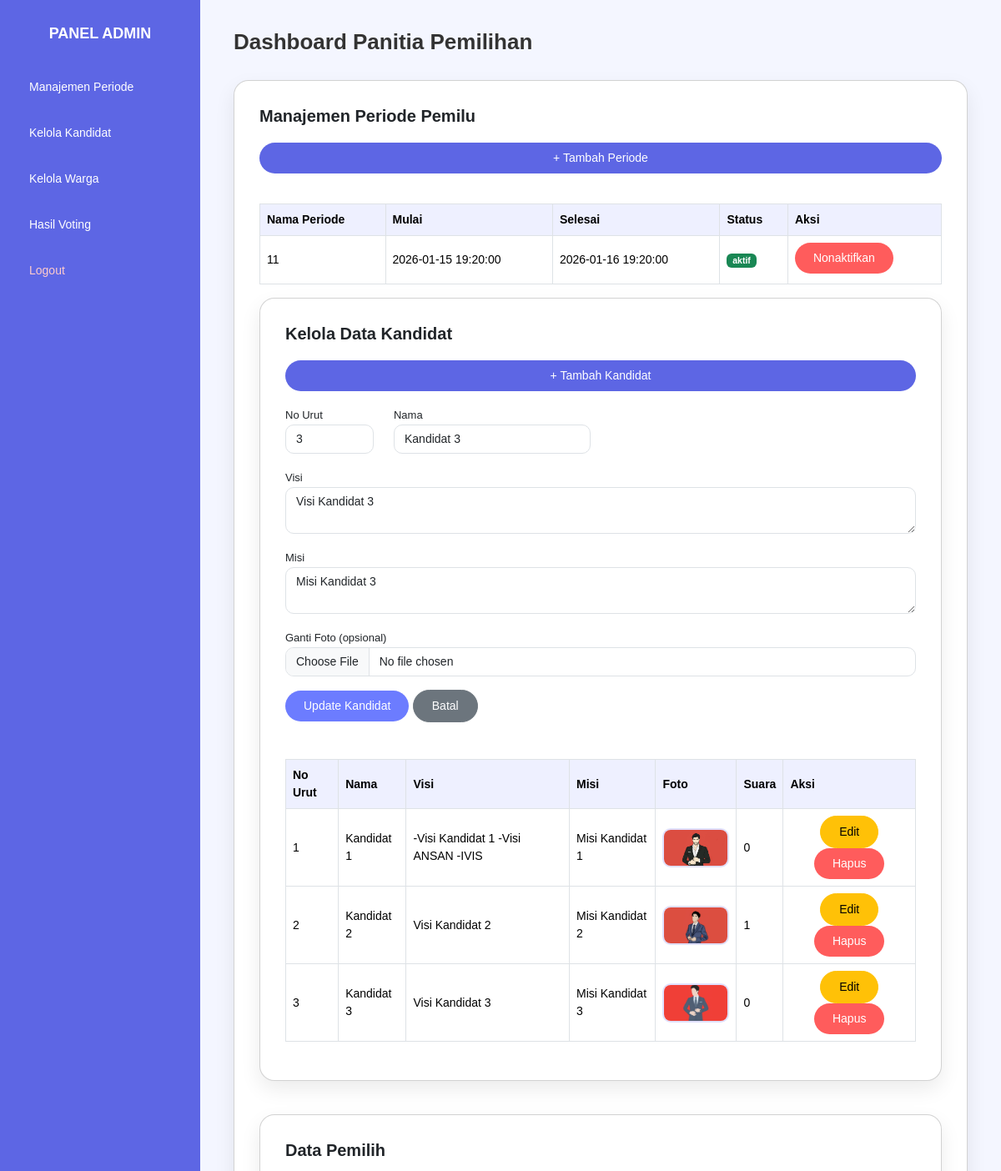
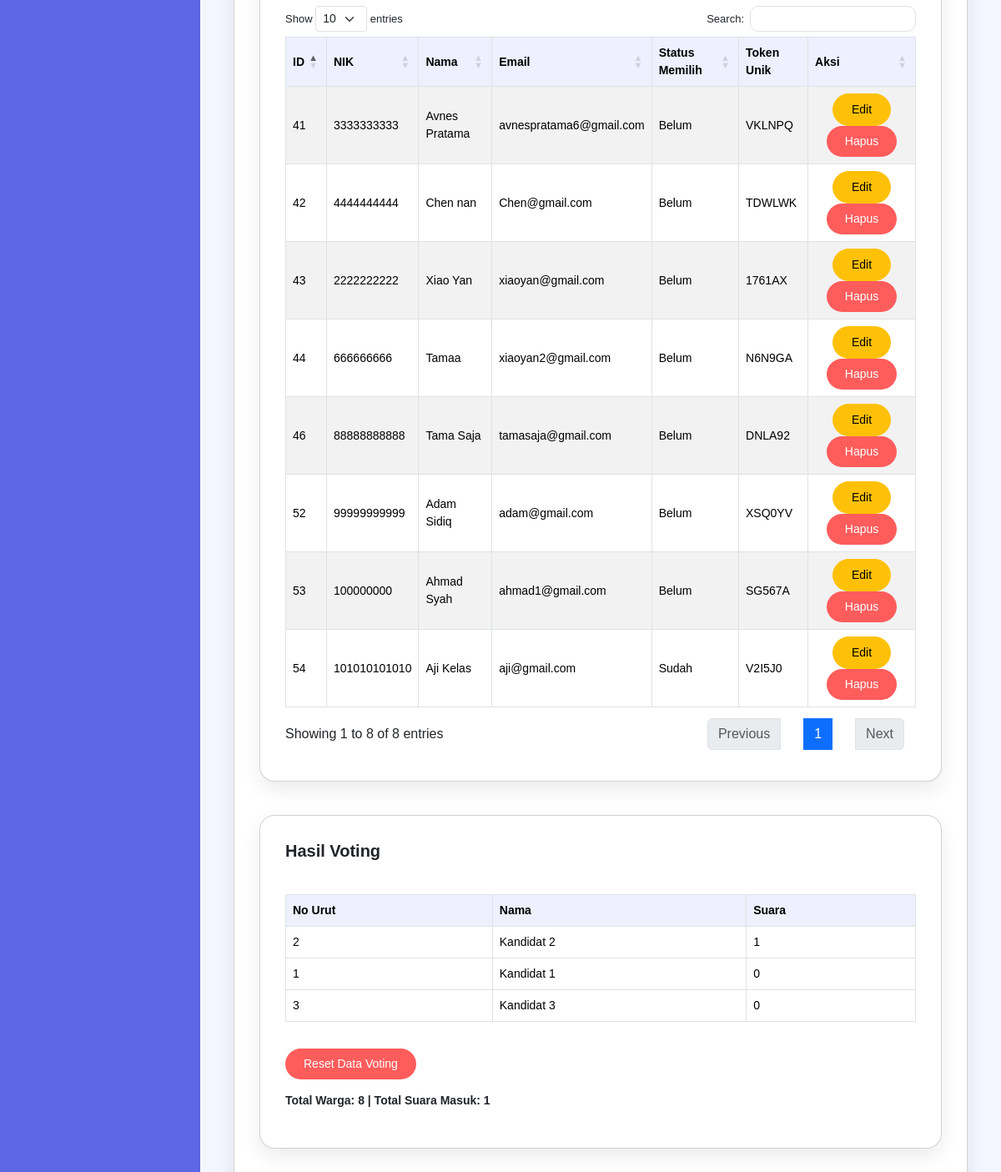
The page /panitia.php?edit_kandidat=69 (signed in) on the database its author committed (2 pictures, top to bottom).
### tables this page shows
CREATE TABLE `periode_pemilu` (
  `id` int(11) NOT NULL,
  `nama_periode` varchar(100) NOT NULL,
  `start_datetime` datetime NOT NULL,
  `end_datetime` datetime NOT NULL,
  `status` enum('aktif','nonaktif') DEFAULT 'nonaktif'
);

CREATE TABLE `kandidat` (
  `id` int(11) NOT NULL,
  `no_urut` int(11) DEFAULT NULL,
  `nama` varchar(100) DEFAULT NULL,
  `visi` text DEFAULT NULL,
  `misi` text DEFAULT NULL,
  `foto` varchar(255) DEFAULT NULL,
  `suara` int(11) DEFAULT 0
);

CREATE TABLE `user` (
  `id` int(11) NOT NULL,
  `nik` varchar(16) NOT NULL,
  `nama` varchar(100) NOT NULL,
  `email` varchar(50) NOT NULL,
  `password` varchar(255) NOT NULL,
  `role` varchar(50) NOT NULL,
  `sudah_memilih` tinyint(1) NOT NULL DEFAULT 0,
  `kode_unik` varchar(6) DEFAULT NULL
);

### Panitia.php (the view, shortened to what this page needs)
<?php
include "koneksi.php";
$editKandidat = null;
if (isset($_GET['edit_kandidat'])) {
    $id = $_GET['edit_kandidat'];
    $editKandidat = mysqli_fetch_assoc(
        mysqli_query($koneksi, "SELECT * FROM kandidat WHERE id='$id'")
    );
}
?>
<!DOCTYPE html>
<html lang="id">
<head>
    <link href="https://cdn.jsdelivr.net/npm/bootstrap@5.3.8/dist/css/bootstrap.min.css" rel="stylesheet">
    <link href="https://cdn.datatables.net/1.13.8/css/dataTables.bootstrap5.min.css" rel="stylesheet">
    <link rel="stylesheet" href="CSS/PanitiaStyle.css">
</head>
<body>
<div class="admin-layout">
    <aside class="sidebar">
        <h3>PANEL ADMIN</h3>
        <a href="#periode">Manajemen Periode</a>
        <a href="#kandidat">Kelola Kandidat</a>
        <a href="#warga">Kelola Warga</a>
        <a href="#hasil">Hasil Voting</a>
        <a href="logout.php"
           onclick="return confirm('Apakah Anda Yakin ingin Keluar?')"
           style="color:#ffcccc">Logout</a>
    </aside>
    <main class="main-content">
        <h1>Dashboard Panitia Pemilihan</h1>
        <section id="periode" class="card">
    <h2>Manajemen Periode Pemilu</h2>
    <button class="btn btn-success mb-3" onclick="togglePeriodeForm()">
    + Tambah Periode
</button>
    <table class="table table-bordered">
    <thead>
    <tr>
        <th>Nama Periode</th>
        <th>Mulai</th>
        <th>Selesai</th>
        <th>Status</th>
        <th>Aksi</th>
    </tr>
    </thead>
    <tbody>
    <?php
    $periode = mysqli_query($koneksi, "SELECT * FROM periode_pemilu ORDER BY id DESC");
    while ($p = mysqli_fetch_assoc($periode)) {
        echo "
        <tr>
            <td>{$p['nama_periode']}</td>
            <td>{$p['start_datetime']}</td>
            <td>{$p['end_datetime']}</td>
            <td>
                <span class='badge ".($p['status']=='aktif'?'bg-success':'bg-secondary')."'>
                    {$p['status']}
                </span>
            </td>
            <td>
        ";
        if ($p['status'] == 'aktif') {
            echo "
                <a href='?nonaktifkan_periode={$p['id']}'
                   class='btn btn-danger btn-sm mb-1'>
                   Nonaktifkan
                </a>
            ";
        }
        echo "</td></tr>";
    }
    ?>
    </tbody>
</table>
        <section id="kandidat" class="card">
            <h2>Kelola Data Kandidat</h2>
            <button class="btn btn-success mb-3" onclick="toggleForm()">
                + Tambah Kandidat
            </button>
<?php if ($editKandidat): ?>
<form method="POST" enctype="multipart/form-data" class="mb-4">
    <div class="row">
        <div class="col-md-2">
            <label>No Urut</label>
            <input type="number" name="no_urut" class="form-control"
                   value="<?= $editKandidat['no_urut'] ?>" required>
        </div>
        <div class="col-md-4">
            <label>Nama</label>
            <input type="text" name="nama" class="form-control"
                   value="<?= $editKandidat['nama'] ?>" required>
        </div>
    </div>
    <div class="mt-3">
        <label>Visi</label>
        <textarea name="visi" class="form-control" required><?= $editKandidat['visi'] ?></textarea>
    </div>
    <div class="mt-3">
        <label>Misi</label>
        <textarea name="misi" class="form-control" required><?= $editKandidat['misi'] ?></textarea>
    </div>
    <div class="mt-3">
        <label>Ganti Foto (opsional)</label>
        <input type="file" name="foto" class="form-control">
    </div>
    <button class="btn btn-primary mt-3" name="update_kandidat">
        Update Kandidat
    </button>
    <a href="panitia.php#kandidat" class="btn btn-secondary mt-3">Batal</a>
</form>
<?php endif; ?>
            <table class="table table-bordered">
                <thead>
                <tr>
                    <th>No Urut</th>
                    <th>Nama</th>
                    <th>Visi</th>
                    <th>Misi</th>
                    <th>Foto</th>
                    <th>Suara</th>
                    <th>Aksi</th>
                </tr>
                </thead>
                <tbody>
                <?php
                $kandidat = mysqli_query($koneksi, "SELECT * FROM kandidat ORDER BY no_urut");
                while ($k = mysqli_fetch_assoc($kandidat)) {
    echo "
    <tr>
        <td>{$k['no_urut']}</td>
        <td>{$k['nama']}</td>
        <td>{$k['visi']}</td>
        <td>{$k['misi']}</td>
        <td>
            <img src='foto_kandidat/{$k['foto']}' width='80'>
        </td>
        <td>{$k['suara']}</td>
        <td class='text-center'>
            <a href='panitia.php?edit_kandidat={$k['id']}#kandidat'
               class='btn btn-warning btn-sm'>Edit</a>
            <a href='panitia.php?hapus_kandidat={$k['id']}'
               class='btn btn-danger btn-sm'
               onclick=\"return confirm('Yakin ingin menghapus kandidat ini?')\">
               Hapus
            </a>
        </td>
    </tr>";
}
                ?>
                </tbody>
            </table>
        </section>
        <section id="warga" class="card">
            <h2>Data Pemilih</h2>
            <table id="tabelWarga" class="table table-striped table-bordered">
                <thead>
                <tr>
                    <th>ID</th>
                    <th>NIK</th>
                    <th>Nama</th>
                    <th>Email</th>
                    <th>Status Memilih</th>
                    <th>Token Unik</th>
                    <th>Aksi</th>
                </tr>
                </thead>
                <tbody>
                <?php
                $warga = mysqli_query($koneksi, "SELECT * FROM user WHERE role='pemilih' ORDER BY nama ASC");
                while ($w = mysqli_fetch_assoc($warga)) {
                    echo "
                    <tr>
                        <td>{$w['id']}</td>
                        <td>{$w['nik']}</td>
                        <td>{$w['nama']}</td>
                        <td>{$w['email']}</td>
                        <td>" . ($w['sudah_memilih'] ? 'Sudah' : 'Belum') . "</td>
                        <td>{$w['kode_unik']}</td>
                        <td class='text-center'>
                   <a href='panitia.php?edit_warga={$w['id']}#warga'
                      class='btn btn-warning btn-sm'>Edit</a>
                   <a href='?hapus_warga={$w['id']}'
                      class='btn btn-danger btn-sm'
                     onclick=\"return confirm('Yakin ingin menghapus warga ini?')\"> Hapus</a>
                     </td>
                    </tr>";
                }
                ?>
                </tbody>
            </table>
        </section>
        <?php
        $jumlah_voting = mysqli_num_rows(
            mysqli_query($koneksi, "SELECT * FROM voting")
        );
        ?>
        <section id="hasil" class="card">
            <h2>Hasil Voting</h2>
            <table class="table table-bordered">
                <tr>
                    <th>No Urut</th>
                    <th>Nama</th>
                    <th>Suara</th>
                </tr>
                <?php
                $hasil = mysqli_query($koneksi, "SELECT * FROM kandidat ORDER BY suara DESC");
                while ($h = mysqli_fetch_assoc($hasil)) {
                    echo "
                    <tr>
                        <td>{$h['no_urut']}</td>
                        <td>{$h['nama']}</td>
                        <td>{$h['suara']}</td>
                    </tr>";
                }
                ?>
            </table>
            <?php if ($jumlah_voting > 0): ?>
                <form method="POST" class="mt-3">
                    <button class="btn btn-danger" name="reset_voting"
                            onclick="return confirm('Yakin ingin mereset seluruh data voting?')">
                        Reset Data Voting
                    </button>
                </form>
            <?php endif; ?>
            <p class="fw-bold">
                Total Warga:
                <?= mysqli_num_rows(mysqli_query($koneksi, "SELECT * FROM user WHERE role='pemilih'")); ?>
                |
                Total Suara Masuk:
                <?= mysqli_num_rows(mysqli_query($koneksi, "SELECT * FROM voting")); ?>
            </p>
        </section>
    </main>
</div>
</body>
</html>

### CSS/PanitiaStyle.css (style rules this page uses)
* { margin: 0; padding: 0; box-sizing: border-box; font-family: "Poppins", sans-serif; }
body { background: #f4f6ff; color: #333; }
.admin-layout { display: flex; min-height: 100vh; }
.sidebar { width: 240px; background: #5d66e4; padding: 30px 20px; color: #fff; }
.sidebar h3 { text-align: center; margin-bottom: 30px; font-size: 18px; font-weight: 700; }
.sidebar a { display: block; padding: 12px 15px; margin-bottom: 10px; border-radius: 10px; color: #ffffff; text-decoration: none; font-size: 14px; }
.main-content { flex: 1; padding: 35px 40px; }
.main-content h1 { font-size: 26px; margin-bottom: 30px; font-weight: 700; }
.card { background: #ffffff; border-radius: 18px; padding: 30px; margin-bottom: 40px; box-shadow: 0 10px 25px rgba(0, 0, 0, 0.08); }
.card h2 { font-size: 20px; margin-bottom: 20px; font-weight: 600; }
label { font-size: 13px; font-weight: 500; }
.form-control { border-radius: 10px; font-size: 14px; }
.btn { border-radius: 25px; font-size: 14px; padding: 8px 22px; }
.btn-success { background: #5d66e4; border: none; }
.btn-primary { background: #6c7cff; border: none; }
.btn-danger { background: #ff5c5c; border: none; }
.table { margin-top: 20px; font-size: 14px; }
.table th { background: #eef0ff; font-weight: 600; }
.table td, .table th { vertical-align: middle; }
.table img { border-radius: 10px; border: 2px solid #e0e0ff; }
.fw-bold { margin-top: 15px; font-size: 14px; }

### rows shown on the page
periode_pemilu: nama_periode "11", start_datetime "2026-01-15 19:20:00", end_datetime "2026-01-16 19:20:00", status "aktif"
kandidat: no_urut "3", nama "Kandidat 3", visi "Visi Kandidat 3", misi "Misi Kandidat 3", foto (picture), suara "0"
kandidat: no_urut "1", nama "Kandidat 1", visi "-Visi Kandidat 1 -Visi ANSAN -IVIS", misi "Misi Kandidat 1", foto (picture), suara "0"
kandidat: no_urut "2", nama "Kandidat 2", visi "Visi Kandidat 2", misi "Misi Kandidat 2", foto (picture), suara "1"
user: id "52", nik "99999999999", nama "Adam Sidiq", email "adam@gmail.com", sudah_memilih "Belum", kode_unik "XSQ0YV"
user: id "53", nik "100000000", nama "Ahmad Syah", email "ahmad1@gmail.com", sudah_memilih "Belum", kode_unik "SG567A"
user: id "54", nik "101010101010", nama "Aji Kelas", email "aji@gmail.com", sudah_memilih "Sudah", kode_unik "V2I5J0"
user: id "41", nik "3333333333", nama "Avnes Pratama", email "avnespratama6@gmail.com", sudah_memilih "Belum", kode_unik "VKLNPQ"
user: id "42", nik "4444444444", nama "Chen nan", email "Chen@gmail.com", sudah_memilih "Belum", kode_unik "TDWLWK"
user: id "46", nik "88888888888", nama "Tama Saja", email "tamasaja@gmail.com", sudah_memilih "Belum", kode_unik "DNLA92"
user: id "44", nik "666666666", nama "Tamaa", email "xiaoyan2@gmail.com", sudah_memilih "Belum", kode_unik "N6N9GA"
user: id "43", nik "2222222222", nama "Xiao Yan", email "xiaoyan@gmail.com", sudah_memilih "Belum", kode_unik "1761AX"

### other values the page prints
mysqli_num_rows(mysqli_query($koneksi, "SELECT * FROM voting")) "1"
